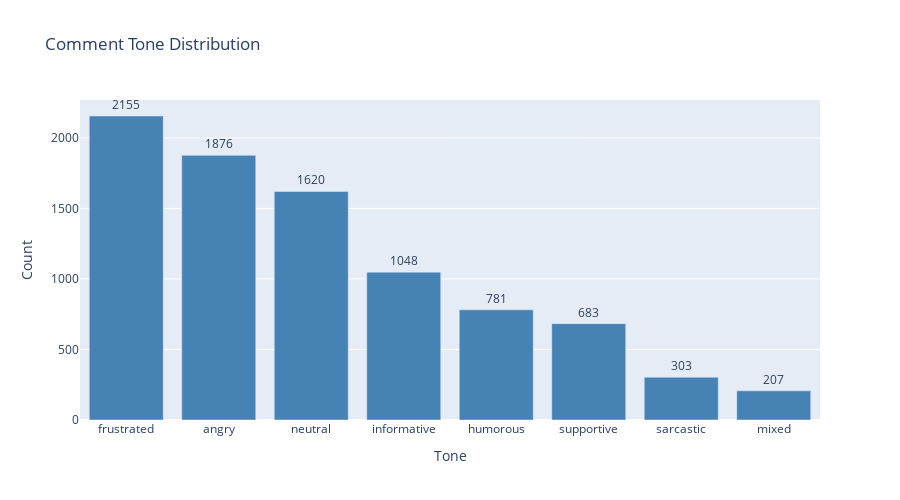

Source (notebook cell):
### Markdown cell above
## 4. Tone Analysis

### Code cell
# Tone distribution
tone_counts = df['tone'].value_counts().sort_values(ascending=False)

fig = go.Figure(
	go.Bar(
		x=tone_counts.index,
		y=tone_counts.values,
		marker_color='steelblue',
		text=tone_counts.values,
		textposition='outside'
	)
)

fig.update_layout(
	title='Comment Tone Distribution',
	xaxis_title='Tone',
	yaxis_title='Count',
	height=500
)
fig.show()

print("\nTone Summary:")
print(tone_counts)

### Figure 1 — Plotly figure (JSON) as saved in the notebook; plotly's stock layout.template omitted (floating-point values rounded to 4 significant figures)
{"data": [{"marker": {"color": "steelblue"}, "text": [2155.0, 1876.0, 1620.0, 1048.0, 781.0, 683.0, 303.0, 207.0], "textposition": "outside", "type": "bar", "x": ["frustrated", "angry", "neutral", "informative", "humorous", "supportive", "sarcastic", "mixed"], "y": [2155, 1876, 1620, 1048, 781, 683, 303, 207]}], "layout": {"height": 500, "title": {"text": "Comment Tone Distribution"}, "xaxis": {"title": {"text": "Tone"}}, "yaxis": {"title": {"text": "Count"}}}}
